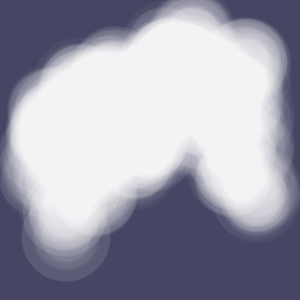
Frame 1 (no input)
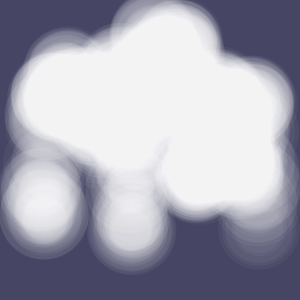
Frame 2 (the mouse pressed at the canvas centre, redrawn once)

The Processing sketch that drew these frames (run headless with seeded random() and noise(); the mouse was pressed at the canvas centre and the sketch redrawn once):

// Processing sketch: cloud_generation
// ── cloud_generation.pde
  
float noise_offset;
float n;
void setup(){
  size(300,300);
  noStroke();
  noLoop();
}


void draw() {
  background(70,70,100);
  for (int i = 40; i < width-40 ; i+=1){
    n = noise(noise_offset) * height;
    for (int j = 0; j < height; j+=2){
    if(int(random(0,20)) < 1){
      noise_offset = noise_offset + .01;
      fill(255,255,255,10);
      float radius = random(40,90);
      ellipse(i,n,radius, radius);
      }
    }
  }
}
